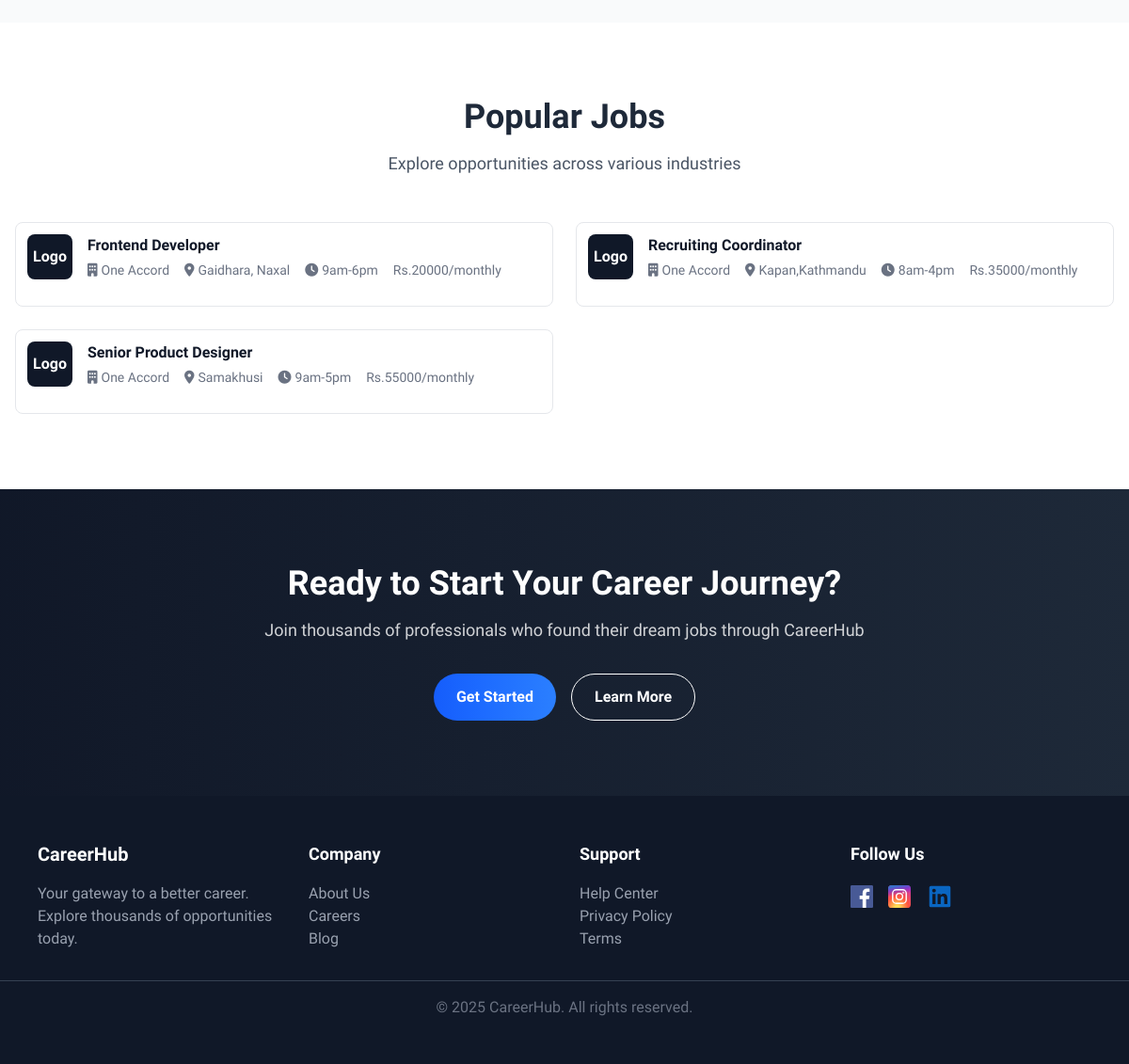
Before: / (lower part) with the older database file.
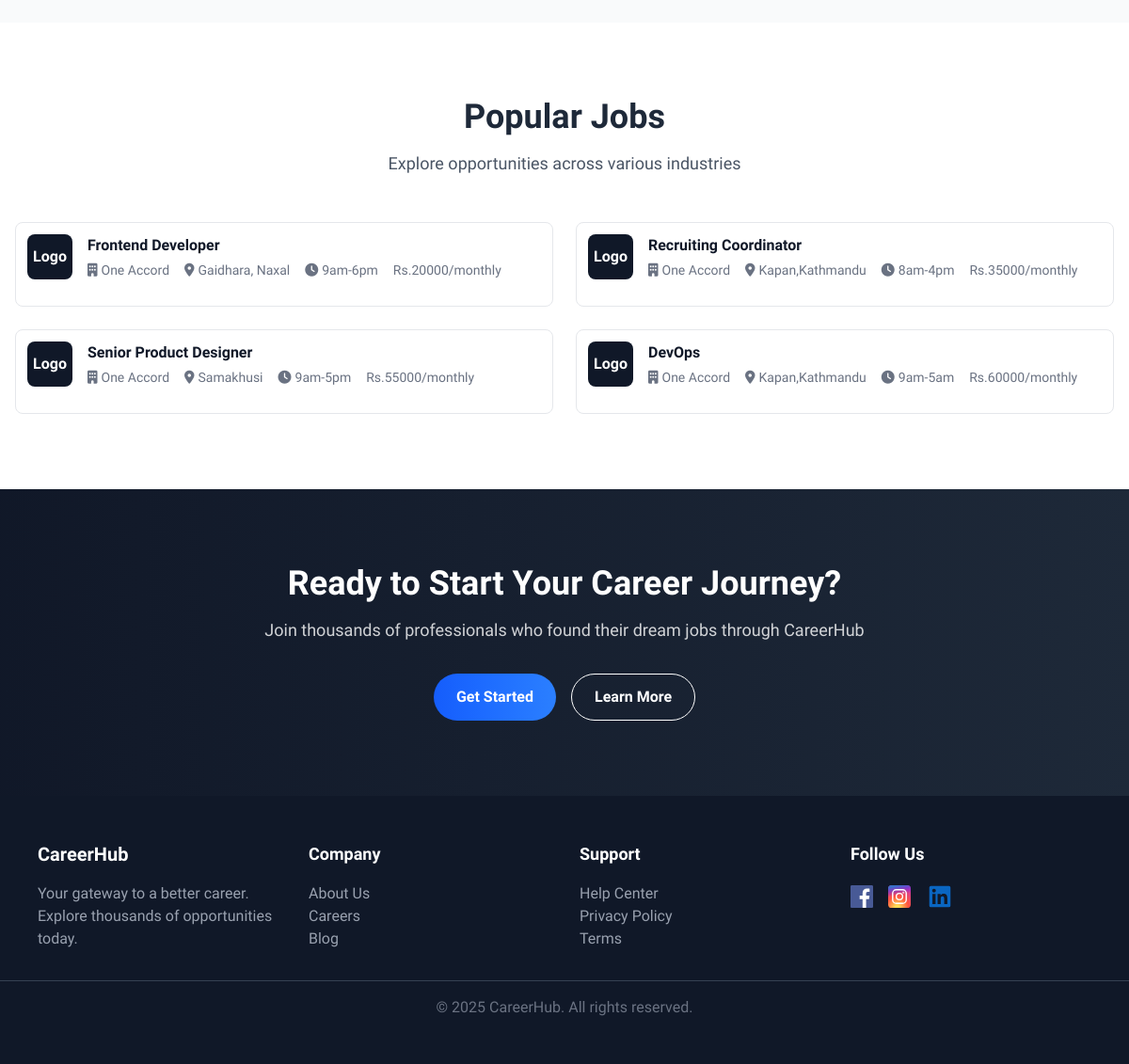
After: the same page with the newer database file.
### job_portal/models.py (models this page shows, shortened)
class JobPost(models.Model):
    company = models.ForeignKey(CompanyProfile, on_delete=models.CASCADE)
    title = models.CharField(max_length=255)
    description = models.TextField()
    location = models.CharField(max_length=255, blank=True, null=True)
    salary = models.DecimalField(max_digits=10, decimal_places=2, blank=True, null=True)
    working_hours=models.CharField(max_length=100, blank=True, null=True)

class CompanyProfile(models.Model):
    user = models.OneToOneField(User, on_delete=models.CASCADE,null=True, blank=True,related_name='company_profile')
    company_name = models.CharField(max_length=255, blank=True, null=True)
    company_description = models.TextField(blank=True, null=True)
    def __str__(self):
        return f"{self.company_name}"

### job_portal/views.py (the view)
# urls.py: path('',v.index,name="index" ),
def index(request):
    jobs= JobPost.objects.all()[:4]
    ctx = {
        "jobs": jobs
    }
    return render(request,"index.html",ctx)

### job_portal/context_processors.py (called while the page is built, shortened)
def user_role(request):
    role = None
    return {
        'user_role': role
    }

### job_portal/templates/index.html (shortened to what this page needs)
{% extends 'common/layout.html' %}
{% load static %}
{% block content %}
<link href="https://cdnjs.cloudflare.com/ajax/libs/font-awesome/6.0.0/css/all.min.css" rel="stylesheet">
<main>
  <section class="bg-gray-50 py-20">
  </section>
  <section class="bg-white py-20">
    <div class="mx-auto max-w-7xl px-4">
      <div class="text-center mb-12">
        <h2 class="text-3xl md:text-4xl font-extrabold text-gray-800 mb-4">Popular Jobs</h2>
        <p class="text-gray-600 text-lg max-w-2xl mx-auto">Explore opportunities across various industries</p>
      </div>
      <div class="grid sm:grid-cols-1 md:grid-cols-2 gap-6">
         {% for job in jobs %}
       <a href="{% url 'job_details' job.id %}">
        <div class="bg-white rounded-lg border border-gray-200 p-3 hover:shadow-lg transition-shadow">
          <div class="flex justify-between items-start mb-4">
              <div class="flex items-center space-x-4">
               <div class="w-12 h-12 bg-gray-900 rounded-lg flex items-center justify-center">
                      <span class="text-white font-bold">Logo</span>
                  </div>
                  <div>
                      <h3 class="font-semibold text-gray-900">{{ job.title }}</h3>
                      <div class="flex items-center justify-center space-x-4 text-sm text-gray-500 mt-1">
                          <span class="flex items-center justify-center"><i class="fas fa-building mr-1"></i>{{ job.company }}</span>
                          <span class="flex items-center justify-center"><i class="fas fa-map-marker-alt mr-1"></i>{{ job.location }}</span>
                          <span class="flex items-center justify-center"><i class="fas fa-clock mr-1"></i>{{ job.working_hours }}</span>
                          <span class="flex items-center justify-center">Rs.{{job.salary|floatformat:0 }}/monthly</span>
                      </div>
                  </div>
              </div>
          </div>
        </div>
      </a>
        {% endfor %}
    </div>
  </section>
  <section class="bg-gradient-to-r from-gray-900 to-gray-800 py-20 text-white text-center">
    <div class="max-w-3xl mx-auto px-4">
      <h2 class="text-3xl md:text-4xl font-extrabold mb-4">Ready to Start Your Career Journey?</h2>
      <p class="text-lg text-white/80 mb-8">Join thousands of professionals who found their dream jobs through CareerHub
      </p>
      <div class="flex flex-col sm:flex-row justify-center gap-4">
        <button
          class="bg-gradient-to-r from-blue-600 to-blue-500 hover:from-blue-700 hover:to-blue-600 px-6 py-3 rounded-full font-semibold transition-all">Get
          Started</button>
        <button
          class="border border-white px-6 py-3 rounded-full font-semibold hover:bg-white hover:text-gray-900 transition-all">Learn
          More</button>
      </div>
    </div>
  </section>
</main>
{% endblock %}

Changed rows visible on the page:
added JobPost: title "DevOps", company "One Accord", location "Kapan,Kathmandu", working_hours "9am-5am", salary "60000"
